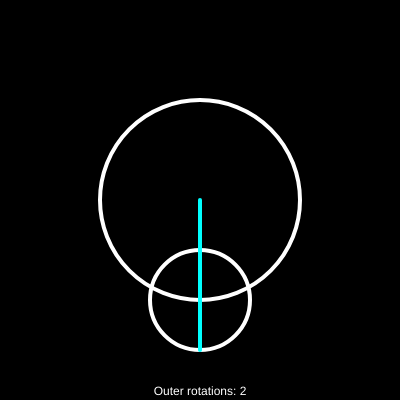
Frame 1 (no input)
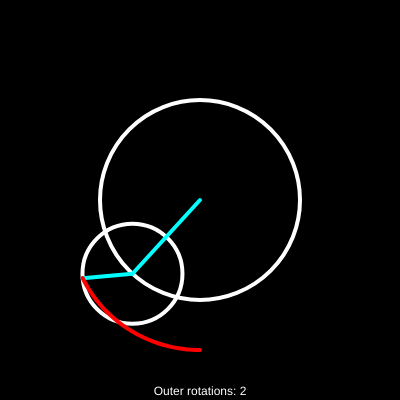
Frame 60 (no input)
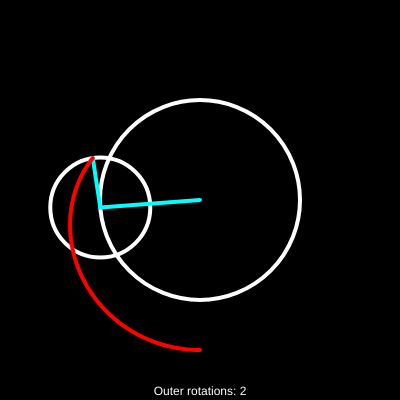
Frame 120 (the mouse pressed at the canvas centre since frame 60)

The p5.js sketch that drew these frames (run headless with seeded random() and noise() and a simulated clock; from frame 60 on, the mouse is pressed at the canvas centre):

// p5.js sketch
// ── sketch.js
let FRAMES = 500;
let INCREMENT;

let counter, btn;
let opacity = 255;
let timer = 0;

function setup() {
  createCanvas(400, 400);
  INCREMENT = TWO_PI / FRAMES;
  counter = createSlider(2, 8, 2);
  btn = createButton("Restart");
  btn.mousePressed(restart);
}

function draw() {
  background(0);
  translate(width/2, height/2);
  rotate(PI/2);

  let count = counter.value();
  let x1, y1, x2, y2;

  beginShape();
  for (let t = 0; t <= timer; t+= INCREMENT) {
    x1 = 100 * cos(t);
    y1 = 100 * sin(t);

    x2 = x1 + 50 * cos(count*t);
    y2 = y1 + 50 * sin(count*t);
    if (t <= TWO_PI + INCREMENT)
      vertex(x2, y2);
  }

  strokeWeight(4);
  stroke(255, opacity);
  noFill();

  stroke(255);
  circle(0, 0, 200);
  circle(x1, y1, 100);

  stroke(0, 255, 255);
  line(0, 0, x1, y1);
  line(x1, y1, x2, y2);

  stroke(255, 0, 0);
  endShape();

  timer += INCREMENT;
  if (timer >= INCREMENT + TWO_PI && opacity > 100)
    noLoop();
    // opacity -= (200 / FRAMES);

  if (timer >= TWO_PI * 2) {
    restart();
    noLoop();
  }

  noStroke();
  fill(255);
  rotate(-PI/2);

  let txt = `Outer rotations: ${count}`;
  textAlign(CENTER);
  text(txt, 0, 195);
}


function restart() {
  timer = 0;
  opacity = 255;
  if ( !isLooping() )
    loop();    
}
